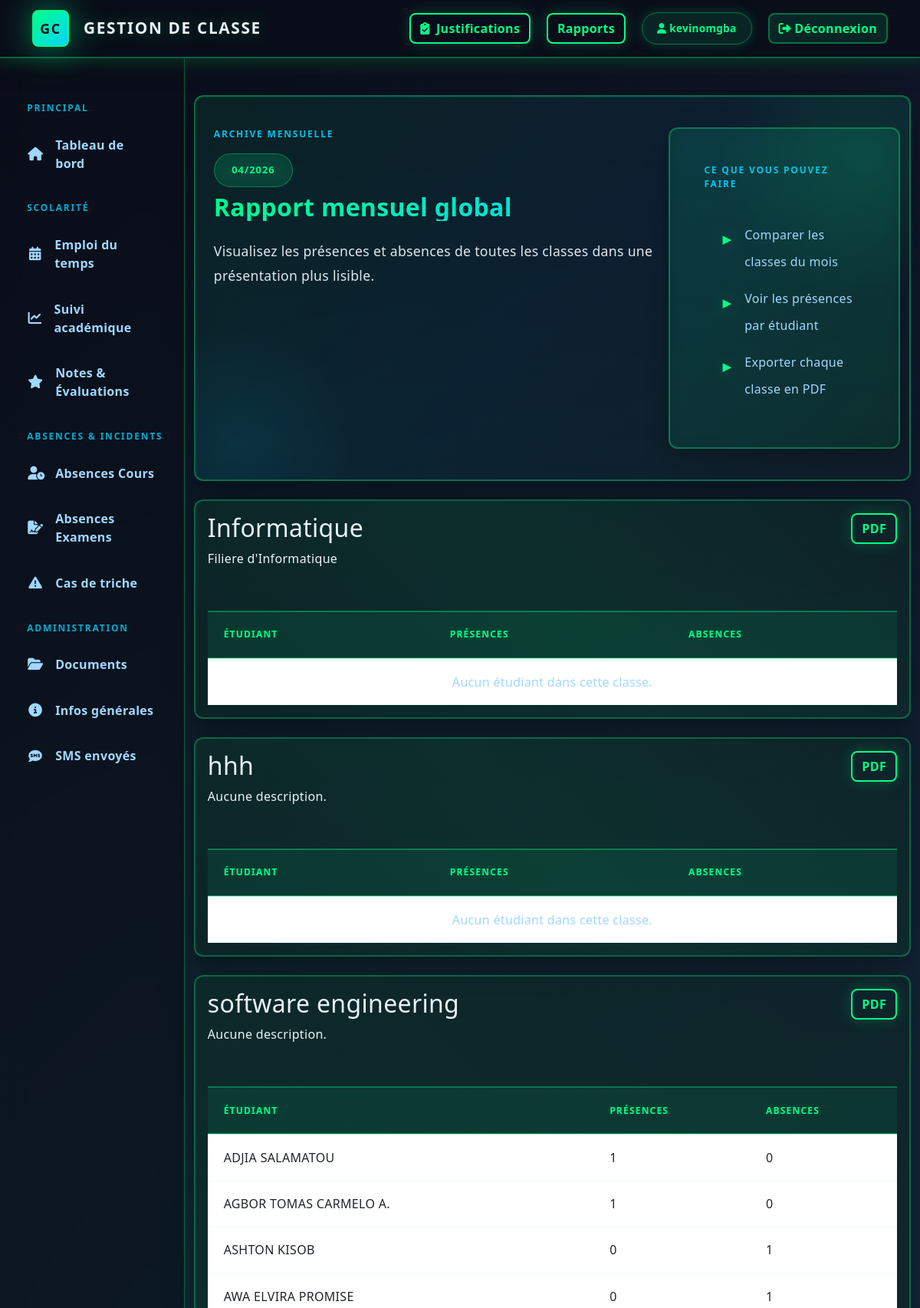
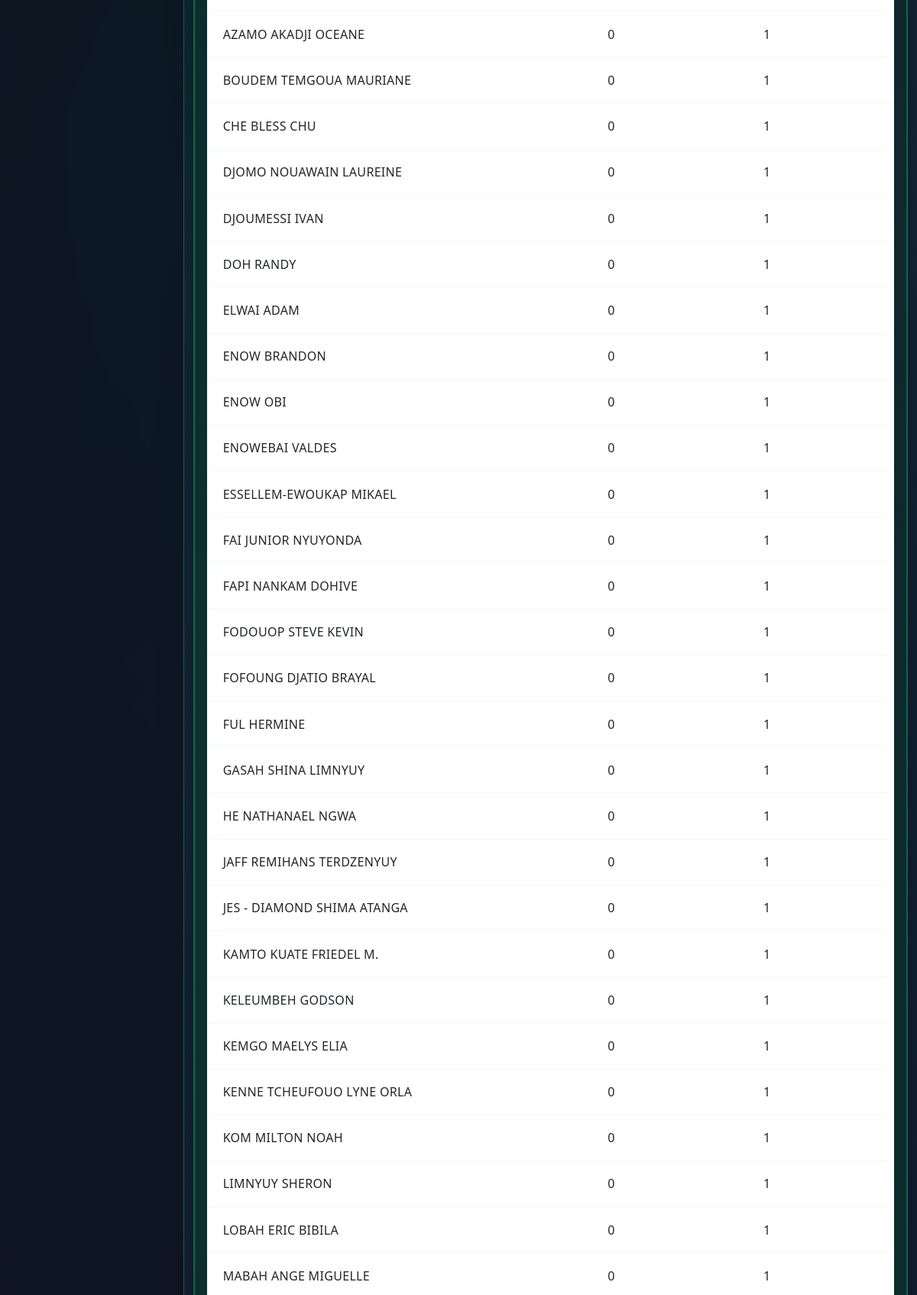
The app's page /fr/rapport-mensuel/ (signed in, upper part) with its own data (2 pictures, top to bottom).
### appel/models.py (models this page shows, shortened)
class Filiere(models.Model):
    nom = models.CharField(max_length=100, unique=True)
    description = models.TextField(blank=True)
    salle = models.CharField(max_length=50, blank=True)
    created_at = models.DateTimeField(auto_now_add=True)

class Etudiant(models.Model):
    user = models.OneToOneField(User, on_delete=models.SET_NULL, blank=True, null=True, related_name='etudiant_profile')
    nom = models.CharField(max_length=100)
    email = models.EmailField(blank=True)
    numero_etudiant = models.CharField(max_length=30, blank=True, null=True, unique=True)
    filiere = models.ForeignKey(Filiere, on_delete=models.CASCADE, related_name='etudiants')
    total_presences = models.PositiveIntegerField(default=0)
    total_absences = models.PositiveIntegerField(default=0)
    date_inscription = models.DateField(default=now)

### appel/views.py (the view)
# urls.py: path('rapport-mensuel/', views.monthly_report, name='monthly_report'),
@login_required
def monthly_report(request):
    if get_student_for_user(request.user):
        return redirect('student_dashboard')
    filieres = Filiere.objects.all().order_by('nom')
    report = []
    current_month = now().month
    current_year = now().year
    for filiere in filieres:
        data = []
        for etudiant in filiere.etudiants.all().order_by('nom'):
            total_presences = Presence.objects.filter(
                etudiant=etudiant,
                present=True,
                date__month=current_month,
                date__year=current_year,
            ).count()
            total_absences = Presence.objects.filter(
                etudiant=etudiant,
                present=False,
                date__month=current_month,
                date__year=current_year,
            ).count()
            data.append(
                {
                    'etudiant': etudiant,
                    'total_presences': total_presences,
                    'total_absences': total_absences,
                }
            )
        report.append({'filiere': filiere, 'data': data})
    return render(request, 'monthly_report.html', {'report': report, 'today': now().date()})

### appel/views.py (called while the page is built)
def get_student_for_user(user):
    try:
        if not user.is_authenticated:
            return None
        return getattr(user, 'etudiant_profile', None)
    except Exception as e:
        logger.error(f"Error getting student profile for user {user.username}: {str(e)}")
        return None

### appel/templates/monthly_report.html (shortened to what this page needs)
{% extends "base.html" %}
{% block content %}
    <section class="hero-section mb-4">
        <div class="row align-items-stretch">
            <div class="col-lg-8">
                <span class="eyebrow d-block">Archive mensuelle</span>
                <span class="pill">{{ today|date:"m/Y" }}</span>
                <h1 class="mt-2">Rapport mensuel global</h1>
                <p>Visualisez les présences et absences de toutes les classes dans une présentation plus lisible.</p>
            </div>
            <aside class="col-lg-4 spotlight d-flex flex-column justify-content-center">
                <span class="eyebrow">Ce que vous pouvez faire</span>
                <ul class="mb-0">
                    <li>Comparer les classes du mois</li>
                    <li>Voir les présences par étudiant</li>
                    <li>Exporter chaque classe en PDF</li>
                </ul>
            </aside>
        </div>
    </section>
    {% for filiere in report %}
        <div class="card mb-4">
            <div class="card-body">
                <div class="d-flex justify-content-between align-items-start gap-3 flex-wrap mb-3">
                    <div>
                        <h2>{{ filiere.filiere.nom }}</h2>
                        <p class="text-muted">{{ filiere.filiere.description|default:"Aucune description." }}</p>
                    </div>
                    <a class="btn btn-outline-secondary" href="{% url 'generate_monthly_report' filiere.filiere.id %}">PDF</a>
                </div>
                <div class="table-responsive">
                    <table class="table mb-0">
                        <thead>
                            <tr>
                                <th>Étudiant</th>
                                <th>Présences</th>
                                <th>Absences</th>
                            </tr>
                        </thead>
                        <tbody>
                            {% for data in filiere.data %}
                                <tr>
                                    <td>{{ data.etudiant.nom }}</td>
                                    <td>{{ data.total_presences }}</td>
                                    <td>{{ data.total_absences }}</td>
                                </tr>
                            {% empty %}
                                <tr>
                                    <td colspan="3" class="text-center text-muted">Aucun étudiant dans cette classe.</td>
                                </tr>
                            {% endfor %}
                        </tbody>
                    </table>
                </div>
            </div>
        </div>
    {% empty %}
        <div class="card">
            <div class="card-body">
                <div class="empty-state">Aucune classe disponible pour le rapport.</div>
            </div>
        </div>
    {% endfor %}
{% endblock %}

### appel/templates/base.html (shortened to what this page needs)
<!DOCTYPE html>
{% load i18n %}
{% get_current_language as LANGUAGE_CODE %}
<html lang="{{ LANGUAGE_CODE }}" dir="{% if LANGUAGE_CODE == 'ar' %}rtl{% else %}ltr{% endif %}">
<head>
    <link href="https://cdn.jsdelivr.net/npm/bootstrap@5.3.0/dist/css/bootstrap.min.css" rel="stylesheet">
    <link rel="stylesheet" href="https://cdnjs.cloudflare.com/ajax/libs/font-awesome/6.4.0/css/all.min.css">
</head>
<body>
    <nav class="navbar navbar-expand-lg navbar-dark sticky-top">
        <div class="container-lg">
            <a class="navbar-brand" href="{% url 'dashboard' %}">
                <span class="brand-icon">GC</span>
                <span>Gestion de Classe</span>
            </a>
            <div class="collapse navbar-collapse" id="navbarNav">
                <div class="navbar-nav ms-auto" style="align-items: center; gap: 0.8rem;">
                    {% if request.user.is_authenticated %}
                        {% if request.user.etudiant_profile %}
                            <a class="btn btn-outline-secondary me-2" href="{% url 'student_dashboard' %}">Mon espace</a>
                        {% else %}
                            <a class="btn btn-outline-secondary me-2" href="{% url 'manage_justifications' %}"><i class="fas fa-clipboard-check me-1"></i> Justifications</a>
                            <a class="btn btn-outline-secondary me-2" href="{% url 'monthly_report' %}">Rapports</a>
                        {% endif %}
                        <a href="{% url 'user_profile' %}" class="badge-pill" style="text-decoration: none; cursor: pointer;">
                            <i class="fas fa-user"></i> {{ request.user.username }}
                        </a>
                        <a class="btn btn-light ms-2" href="{% url 'logout' %}"><i class="fas fa-sign-out-alt"></i> Déconnexion</a>
                    {% endif %}
                </div>
            </div>
        </div>
    </nav>
    <div class="d-flex layout-wrapper">
        {% if request.user.is_authenticated %}
        <div class="sidebar-wrapper">
            <div class="sidebar-heading">Principal</div>
            <a href="{% url 'dashboard' %}" class="sidebar-nav-link"><i class="fas fa-home"></i> Tableau de bord</a>
            <div class="sidebar-heading">Scolarité</div>
            <a href="{% url 'calendar' %}" class="sidebar-nav-link"><i class="fas fa-calendar-alt"></i> Emploi du temps</a>
            <a href="{% url 'academic_tracking' %}" class="sidebar-nav-link"><i class="fas fa-chart-line"></i> Suivi académique</a>
            <a href="{% url 'academic_grades' %}" class="sidebar-nav-link"><i class="fas fa-star"></i> Notes & Évaluations</a>
            <div class="sidebar-heading">Absences & Incidents</div>
            <a href="{% url 'absences_classes' %}" class="sidebar-nav-link"><i class="fas fa-user-clock"></i> Absences Cours</a>
            <a href="{% url 'absences_exams' %}" class="sidebar-nav-link"><i class="fas fa-file-signature"></i> Absences Examens</a>
            <a href="{% url 'cheating' %}" class="sidebar-nav-link"><i class="fas fa-exclamation-triangle"></i> Cas de triche</a>
            <div class="sidebar-heading">Administration</div>
            <a href="{% url 'submitted_documents' %}" class="sidebar-nav-link"><i class="fas fa-folder-open"></i> Documents</a>
            <a href="{% url 'general_information' %}" class="sidebar-nav-link"><i class="fas fa-info-circle"></i> Infos générales</a>
            {% if not request.user.etudiant_profile %}
            <a href="{% url 'sent_sms' %}" class="sidebar-nav-link"><i class="fas fa-sms"></i> SMS envoyés</a>
            {% endif %}
        </div>
        {% endif %}
        <div class="main-content-wrapper">
            <div class="container-lg py-5">
                {% block content %}{% endblock %}
            </div>
        </div>
    </div>
</body>
</html>

### records on screen
Filiere: filiere.nom "Informatique", filiere.description "Filiere d'Informatique"
Filiere: filiere.nom "hhh", filiere.description "Aucune description."
Filiere: filiere.nom "software engineering", filiere.description "Aucune description."
Etudiant: etudiant.nom "ADJIA SALAMATOU", total_presences "1", total_absences "0"
Etudiant: etudiant.nom "AGBOR TOMAS CARMELO A.", total_presences "1", total_absences "0"
Etudiant: etudiant.nom "ASHTON KISOB", total_presences "0", total_absences "1"
Etudiant: etudiant.nom "AWA ELVIRA PROMISE", total_presences "0", total_absences "1"
Etudiant: etudiant.nom "AZAMO AKADJI OCEANE", total_presences "0", total_absences "1"
Etudiant: etudiant.nom "BOUDEM TEMGOUA MAURIANE", total_presences "0", total_absences "1"
Etudiant: etudiant.nom "CHE BLESS CHU", total_presences "0", total_absences "1"
Etudiant: etudiant.nom "DJOMO NOUAWAIN LAUREINE", total_presences "0", total_absences "1"
Etudiant: etudiant.nom "DJOUMESSI IVAN", total_presences "0", total_absences "1"
Etudiant: etudiant.nom "DOH RANDY", total_presences "0", total_absences "1"
Etudiant: etudiant.nom "ELWAI ADAM", total_presences "0", total_absences "1"
Etudiant: etudiant.nom "ENOW BRANDON", total_presences "0", total_absences "1"
Etudiant: etudiant.nom "ENOW OBI", total_presences "0", total_absences "1"
Etudiant: etudiant.nom "ENOWEBAI VALDES", total_presences "0", total_absences "1"
Etudiant: etudiant.nom "ESSELLEM-EWOUKAP MIKAEL", total_presences "0", total_absences "1"
Etudiant: etudiant.nom "FAI JUNIOR NYUYONDA", total_presences "0", total_absences "1"
Etudiant: etudiant.nom "FAPI NANKAM DOHIVE", total_presences "0", total_absences "1"
Etudiant: etudiant.nom "FODOUOP STEVE KEVIN", total_presences "0", total_absences "1"
Etudiant: etudiant.nom "FOFOUNG DJATIO BRAYAL", total_presences "0", total_absences "1"
Etudiant: etudiant.nom "FUL HERMINE", total_presences "0", total_absences "1"
Etudiant: etudiant.nom "GASAH SHINA LIMNYUY", total_presences "0", total_absences "1"
Etudiant: etudiant.nom "HE NATHANAEL NGWA", total_presences "0", total_absences "1"
Etudiant: etudiant.nom "JAFF REMIHANS TERDZENYUY", total_presences "0", total_absences "1"
Etudiant: etudiant.nom "JES - DIAMOND SHIMA ATANGA", total_presences "0", total_absences "1"
Etudiant: etudiant.nom "KAMTO KUATE FRIEDEL M.", total_presences "0", total_absences "1"
Etudiant: etudiant.nom "KELEUMBEH GODSON", total_presences "0", total_absences "1"
Etudiant: etudiant.nom "KEMGO MAELYS ELIA", total_presences "0", total_absences "1"
Etudiant: etudiant.nom "KENNE TCHEUFOUO LYNE ORLA", total_presences "0", total_absences "1"
Etudiant: etudiant.nom "KOM MILTON NOAH", total_presences "0", total_absences "1"
Etudiant: etudiant.nom "LIMNYUY SHERON", total_presences "0", total_absences "1"
Etudiant: etudiant.nom "LOBAH ERIC BIBILA", total_presences "0", total_absences "1"
Etudiant: etudiant.nom "MABAH ANGE MIGUELLE", total_presences "0", total_absences "1"

### other values on screen
{{ request.user.username }} "kevinomgba"
